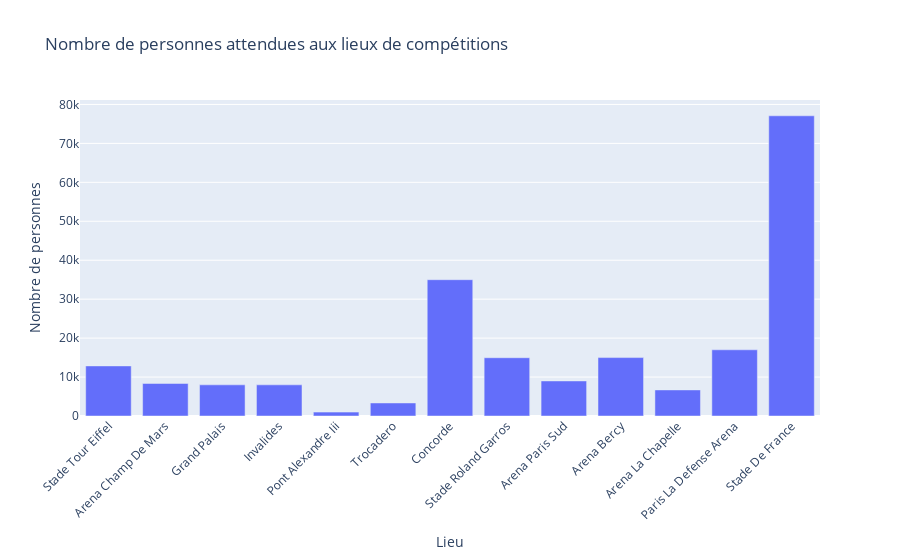

This figure's notebook cell:
### Markdown cell above
# Statistiques à partir du notebook Informations lieux des compétitions

### Code cell
# Suppression des tirets et mise en majuscule du début de chaque mot dans la colonne "Lieu"
formatted_lieux = df['Lieu'].apply(lambda x: x.replace('-', ' ').title())

# Création du diagramme à barres interactif avec Plotly en utilisant les nouvelles étiquettes
fig = go.Figure(data=[
    go.Bar(x=formatted_lieux, y=df["Nombre de personnes à l'événément"])
])

fig.update_layout(
    title="Nombre de personnes attendues aux lieux de compétitions",
    xaxis=dict(title='Lieu'),
    yaxis=dict(title="Nombre de personnes"),
    xaxis_tickangle=-45  # Rotation des étiquettes x pour une meilleure lisibilité
)

fig.show()

### Figure 1 — Plotly figure (JSON) as saved in the notebook; plotly's stock layout.template omitted (floating-point values rounded to 4 significant figures)
{"data": [{"type": "bar", "x": ["Stade Tour Eiffel", "Arena Champ De Mars", "Grand Palais", "Invalides", "Pont Alexandre Iii", "Trocadero", "Concorde", "Stade Roland Garros", "Arena Paris Sud", "Arena Bercy", "Arena La Chapelle", "Paris La Defense Arena", "Stade De France"], "y": [12860, 8356, 8000, 8000, 1000, 3349, 35000, 14962, 9000, 15000, 6700, 17000, 77083]}], "layout": {"title": {"text": "Nombre de personnes attendues aux lieux de compétitions"}, "xaxis": {"tickangle": -45, "title": {"text": "Lieu"}}, "yaxis": {"title": {"text": "Nombre de personnes"}}}}
